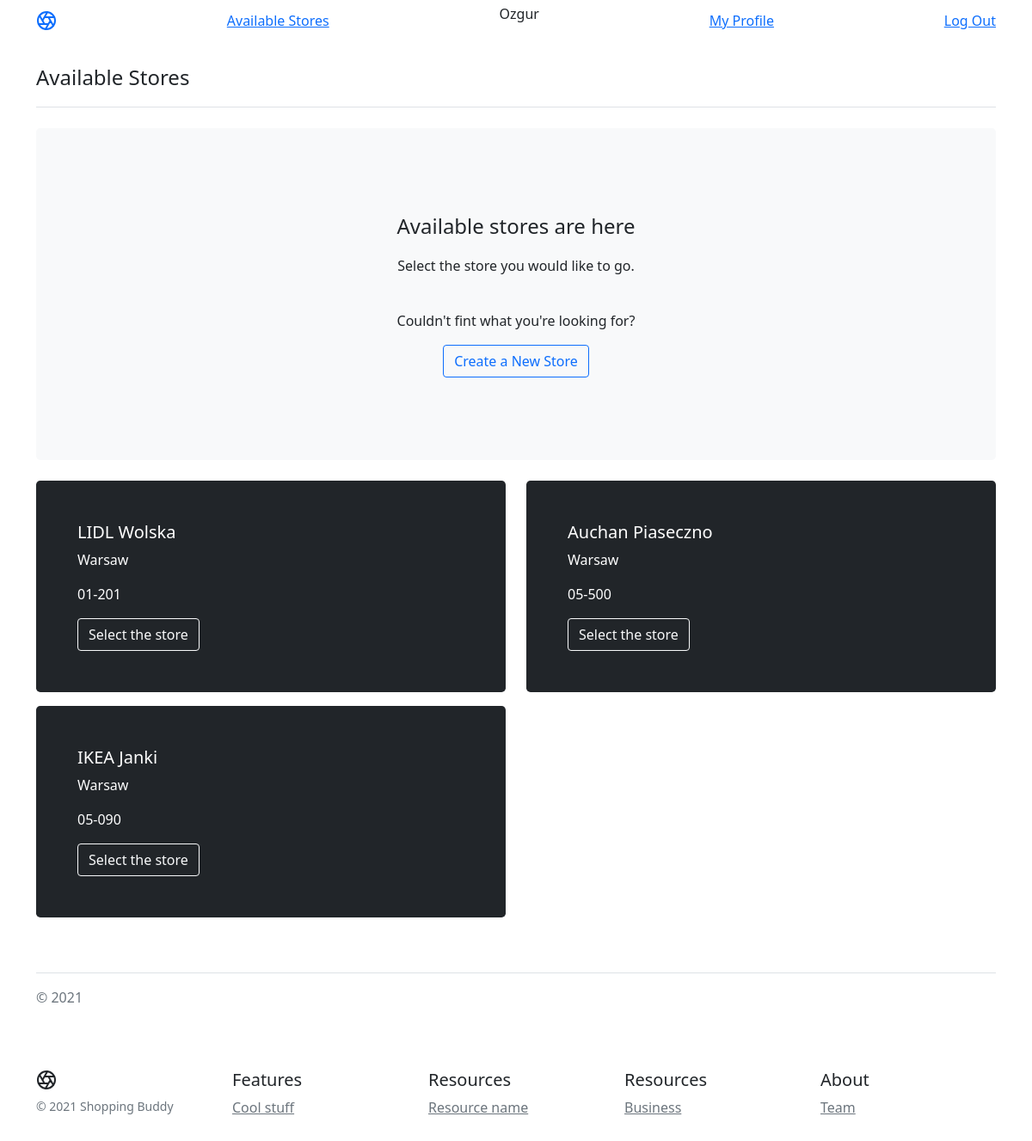
The app's page /stores (signed in) with its own data.
### models.py (models this page shows, shortened)
class User(UserMixin, db.Model):
    id = db.Column(db.Integer, primary_key=True)
    email = db.Column(db.String(80), unique=True)
    name = db.Column(db.String(100))
    surname = db.Column(db.String(100))
    password_hash = db.Column(db.String())
    city = db.Column(db.String(100))
    postcode = db.Column(db.String(100))
    lat = db.Column(db.Float())
    lon = db.Column(db.Float())
    journey = db.relationship('JourneyRequest', backref='user', lazy=True)

class Store(db.Model):
    id = db.Column(db.Integer, primary_key=True)
    name = db.Column(db.String(100))
    city = db.Column(db.String(100))
    postcode = db.Column(db.String(100))
    lat = db.Column(db.Float())
    lon = db.Column(db.Float())
    journey = db.relationship('JourneyRequest', backref='store', lazy=True)
    journey = db.relationship('Journey', backref='store', lazy=True)

### app.py (the view)
@app.route('/stores')
@login_required
def stores():
    stores = Store.query.all()
    return render_template('stores.html', stores=stores, user_id = int(current_user.get_id()))

### models.py (called while the page is built)
@login.user_loader
def load_user(id):
    return User.query.get(int(id))

### templates/stores.html (shortened to what this page needs)
{% extends 'base.html' %}
{% block content %}
<main>
    <div class="container py-4">
      <header class="pb-3 mb-4 border-bottom">
        <a href="/" class="d-flex align-items-center text-dark text-decoration-none">
            <span class="fs-4">Available Stores</span>
        </a>
      </header>
      {% if stores|length > 0 %}
      <div class="p-5 mb-4 bg-light rounded-3">
        <div class="container-fluid py-5 text-center">
          <p class="col-md-12 fs-4">Available stores are here</p>
          <p class="col-md-12 fs-6">Select the store you would like to go.</p>
            <br>
          <p class="col-md-12 fs-6">Couldn't fint what you're looking for?</p>
          <a class="btn btn-outline-primary" href="/create-store">Create a New Store</a>
        </div>
      </div>
      <div class="row align-items-md-stretch">
        {% for store in stores %}
            <div class="col-md-6 mb-3">
                <div class="h-100 p-5 text-white bg-dark rounded-3">
                    <h5>{{ store.name }}</h5>
                    <p>{{ store.city }}</p>
                    <p>{{ store.postcode }}</p>
                    <a class="btn btn-outline-light" href="/store/{{ store.id }}">Select the store</a>
                </div>
            </div>
        {% endfor %}
    </div>
      {% endif %}
      <br>
      <footer class="pt-3 mt-4 text-muted border-top">
        &copy; 2021
      </footer>
    </div>
  </main>
{% endblock %}

### templates/base.html (shortened to what this page needs)
<!doctype html>
<html lang="en">
  <head>
    <link href="https://getbootstrap.com/docs/5.1/dist/css/bootstrap.min.css" rel="stylesheet">
    <link href="https://getbootstrap.com/docs/5.1/examples/product/product.css" rel="stylesheet">
  </head>
  <body>
    <header class="site-header sticky-top py-1">
        <nav class="container d-flex flex-column flex-md-row justify-content-between">
            <a class="py-2" href="/" aria-label="Home">
            </a>
            <a class="py-2 d-none d-md-inline-block" href="/stores">Available Stores</a>
            {% if current_user.is_authenticated %}
            <span>{{ current_user.name }}</span>
            <a class="py-2 d-none d-md-inline-block" href="{{ url_for('.profile', id=current_user.id) }}">My Profile</a>
            <a class="py-2 d-none d-md-inline-block" href="{{ url_for('logout') }}">Log Out</a>
            {% else %}
            <a class="py-2 d-none d-md-inline-block" href="{{ url_for('login') }}">Log In</a>
            {% endif %}
        </nav>
    </header>
    {% block content %}{% endblock %}
    <footer class="container py-5">
    <div class="row">
        <div class="col-12 col-md">
        <small class="d-block mb-3 text-muted">&copy; 2021 Shopping Buddy</small>
        </div>
        <div class="col-6 col-md">
        <h5>Features</h5>
        <ul class="list-unstyled text-small">
            <li><a class="link-secondary" href="#">Cool stuff</a></li>
        </ul>
        </div>
        <div class="col-6 col-md">
        <h5>Resources</h5>
        <ul class="list-unstyled text-small">
            <li><a class="link-secondary" href="#">Resource name</a></li>
        </ul>
        </div>
        <div class="col-6 col-md">
        <h5>Resources</h5>
        <ul class="list-unstyled text-small">
            <li><a class="link-secondary" href="#">Business</a></li>
        </ul>
        </div>
        <div class="col-6 col-md">
        <h5>About</h5>
        <ul class="list-unstyled text-small">
            <li><a class="link-secondary" href="#">Team</a></li>
        </ul>
        </div>
    </div>
    </footer>
  </body>
</html>

### records on screen
User: name "Ozgur"
Store: name "LIDL Wolska", city "Warsaw", postcode "01-201"
Store: name "Auchan Piaseczno", city "Warsaw", postcode "05-500"
Store: name "IKEA Janki", city "Warsaw", postcode "05-090"
